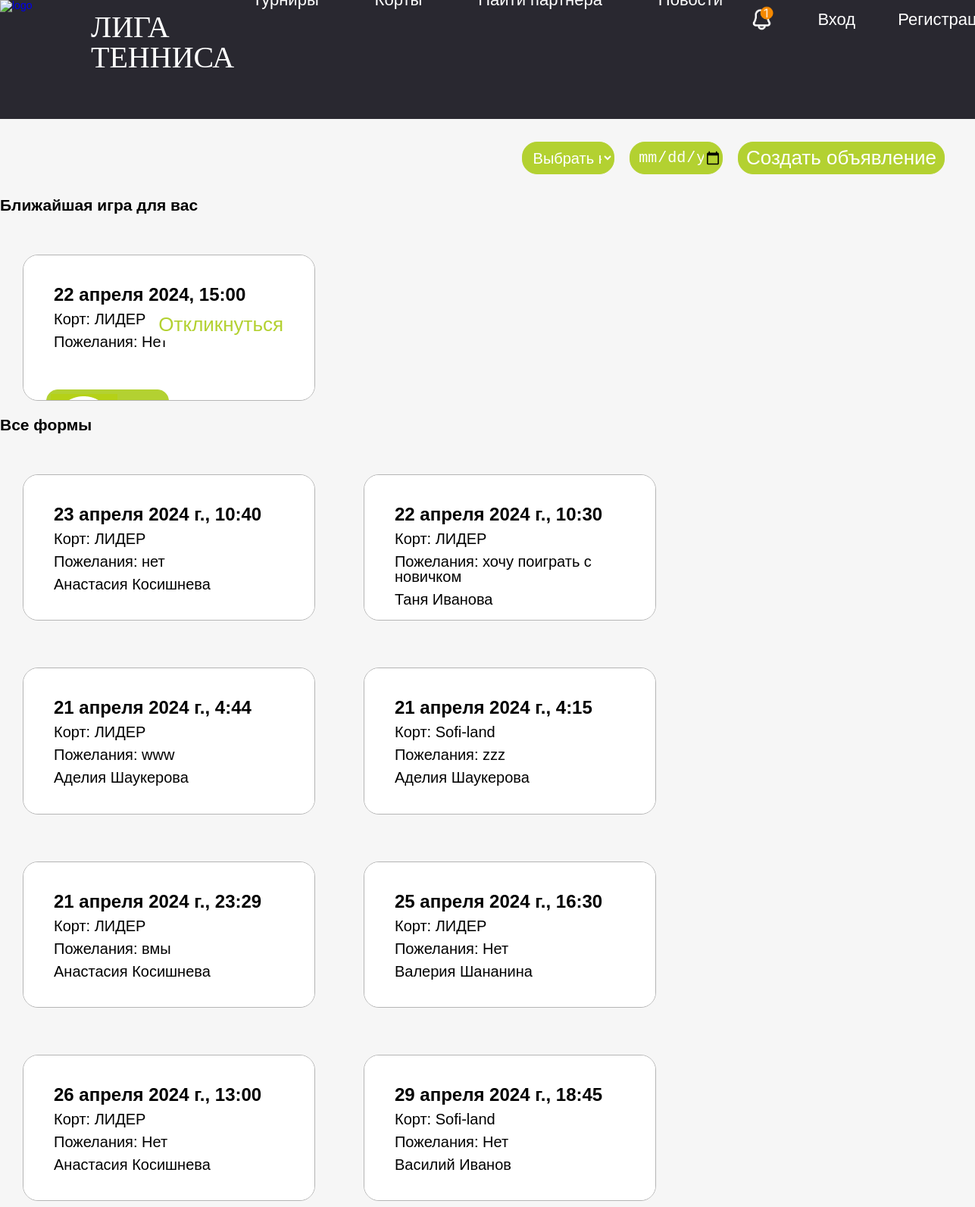
/find_partner/, run on the app's committed database.
### blog/models.py (models this page shows, shortened)
class Post(models.Model):
    COURT_CHOICES = (
        ('ЛИДЕР',
         'ЛИДЕР (Суходольский м-н, Восточный округ, Тюмень) '),
        ('Sofi-land',
         'Sofi-land (Лесобазовская 8а/1 Тура м-н, Ленинский округ, Тюмень) '),
    )
    court = models.CharField('Корт', max_length=20,
                             choices=COURT_CHOICES, default='Court A')
    training_date = models.DateField(
        'Дата', default=datetime.date.today)
    training_time = models.TimeField(
        'Время', default=datetime.time(0, 0))
    preferences = models.TextField('Пожелания', default='')
    published_at = models.DateTimeField('Опубликовано', default=timezone.now)
    author = models.ForeignKey(User, on_delete=models.CASCADE)
    responders = models.ManyToManyField(User, related_name='responded_posts')
    class Meta:
        ordering = ['-published_at']

### blog/views.py (the view)
# urls.py: path('find_partner/', views.find_partner, name='find_partner'),
def find_partner(request):
    posts = Post.objects.all()
    context = {'posts': posts}
    return render(request, "blog/find_partner.html", context)

### blog/templates/blog/find_partner.html (shortened to what this page needs)
{% extends 'base.html' %}
{% block content %}
{% load static %}
<!DOCTYPE html>
<html>
<head>
  <link rel="stylesheet" type="text/css" href="https://cdnjs.cloudflare.com/ajax/libs/font-awesome/4.4.0/css/font-awesome.css">
  <link href="https://fonts.cdnfonts.com/css/bowler" rel="stylesheet">
	<link rel="stylesheet" href="{% static 'css/find_partner.css'%}" type="text/css">
  <link rel="stylesheet" href="{% static 'css/navigation.css'%}" type="text/css">
</head>
<body>
  <div>
  <div class = "choose">
    <select id="court-filter">
        <option selected disabled>Выбрать корт</option>
    </select>
    <input type="date" id="date-filter">
    <a href="{% url 'add_post' %}"><button id = "create">Создать объявление</button></a>
  </div>
    <div class="card-container">
      <div>
        <div class="nearest-game">
          <h2>Ближайшая игра для вас</h2>
          <div class="otherforms hidden">
            <p class="time">22 апреля 2024, 15:00</p>
            <p>Корт: ЛИДЕР</p>
            <p>Пожелания: Нет</p>
            <button class="submit">Откликнуться</button>
            <div class = "user">
            <button><img src ="{% static 'img/user.findpartner.png' %}"><p><a href= "user_profile">Василий<br/> Петров</a></p></button>
            </div>
          </div>
      </div>
      <br>
      <h2>Все формы</h2>
        {% for post in posts %}
        <div class="otherforms {% if post.court == 'ЛИДЕР' %} court-ЛИДЕР {% elif post.court == 'Sofi-land' %} court-Sofi-land {% endif %} hidden">
            <p class = "time">{{ post.training_date }}, {{ post.training_time }}</p>
            <p>Корт: {{ post.court }}</p>
            <p>Пожелания: {{ post.preferences }}</p>
            <div class = "user">
              {% if request.user.is_authenticated %}
                {% if request.user == post.author %}
                  <button><img src ="{% static 'img/user.findpartner.png' %}"><p><a href="{% url 'myposts' %}">{{ post.author.first_name }}<br/> {{ post.author.last_name }}</a></p></button>
                {% else %}
                  <button><img src ="{% static 'img/user.findpartner.png' %}"><p><a href="{% url 'user_profile' post.author.id %}">{{ post.author.first_name }}<br/> {{ post.author.last_name }}</a></p></button>
                {% endif %}
              {% else %}
                <p>{{ post.author.first_name }} {{ post.author.last_name }}</p>
              {% endif %}
            </div>
          </div>
        {% endfor %}
      </div>
    </div>
  </div>
</body>
{% endblock content %}

### templates/base.html (shortened to what this page needs)
{%load static %}
<!DOCTYPE html>
<html>
<head>
  	<link rel="stylesheet" type="text/css" href="https://cdnjs.cloudflare.com/ajax/libs/font-awesome/4.4.0/css/font-awesome.css">
	<link rel="stylesheet" href="{% static 'css/navigation.css'%}" type="text/css">
	<link rel="stylesheet" href="{% static 'css/style.css' %}" />
</head>
<body>
	<header class = "header">
		<nav class="navbar navbar-default navbar-fixed-top">
			<div class="container">
				<div class = "logo">
				<a href="/""" class="navbar-brand" href="Liga Tennisa">
					<p><img src="https://img.icons8.com/emoji/12x/tennis-emoji.png" alt="logo" width="120" class="logo-img" align="left">
					<div class = "ligatennisa"><a href="/""" class="ligatennisa"><p>ЛИГА<br/>ТЕННИСА</p></a></div>
				</a></div>
				<ul id = "menu" >
					<li class="nav-item">
						<a href="/tournaments" class="nav-link">Турниры</a>
					</li>
					<li class="nav-item">
						<a href="/courts" class="nav-link">Корты</a>
					</li>
					<li class="nav-item">
						<a href="/find_partner" class="nav-link">Найти партнера</a>
					</li>
					<li class="nav-item">
						<a href="/news" class="nav-link">Новости</a>
					</li>
				</ul>
				<div class="topnav-right">
					<a href="/myuved" class="uved"><img src = "{% static 'img/uvedomlenie.png' %}" align = "middle" width = "50" style = "float:left"></a>
					{%if request.user.is_authenticated %}
					<a href="/myposts" class="btnlogin"> {{ request.user.first_name | title }}</span>
					<a href="{% url 'logout' %}" class="btnregistr">Выйти</a>
					{%else%}
					<a href="/login" class="btnlogin">
						Вход
					</a>
						<a href="/register" class="btnregistr">
						Регистрация
					</a>
					{%endif%}
				</div>
			</div>
		</nav>
	</header>
  	<main>
	    {%block content%}
	    {%endblock content%}
  	</main>
  </body>
</html>

### static/css/navigation.css (style rules this page uses)
*, *:after, *:before { box-sizing: border-box; padding: 0; margin: 0; transition: .5s ease-in-out; }
ul { list-style: none; }
a { text-decoration: none; outline: none; }
body { font-family: 'OFL', sans-serif; font-size: 14px; line-height: 1; max-width: 100%; overflow-x: hidden; }
.header { background-color: #292830; }
header:after, .container:after, footer:after { content: ""; display: table; clear: both; }
.container { margin: 0 auto; max-width: 100%; max-width: 1750px; padding: 0; }
header { width: 100%; background: white; position: relative; }
.logo { display:flex; }
.ligatennisa { font-family: 'BOWLER'; font-weight: 400; font-size: 40px; transform: translateY(20%); color:white; text-decoration: none; }
img { overflow-x: hidden; }
#menu { text-align: center; transform: translateY(-250%); }
#menu li { display: inline-block; margin-right: 70px; }
#menu a { font-family: 'OFL', sans-serif; font-size: 22px; font-weight: 400; color: white; display: block; line-height: 40px; }
#menu li:last-child { margin-right: 0; }
.uved img { transform: translateY(-25%); }
.topnav-right { float: right; position: relative; transform: translate(20%, -280%); }
.topnav-right a { margin-right : 50px; }
.btnregistr, .btnlogin { color:white; text-decoration: none; font-size: 22px; }

### static/css/find_partner.css (style rules this page uses)
*, *:after, *:before { box-sizing: border-box; padding: 0; margin: 0; transition: .5s ease-in-out; }
body { max-width: 100%; box-sizing: border-box; background-color: #F6F6F6; overflow-x: hidden; }
.card-container { margin: 0 auto; max-width: 100%; max-width: 1400px; padding: 0; }
.otherforms { top: 25px; display: inline-block; margin: 30px; overflow-x: hidden ; border-radius: 33px; padding: 2rem; opacity: 0; position: relative; z-index: 2; min-width: 30vw !important; min-height: 15vw !important; max-height: 15vw; max-width: 25vw; background: #FFFFFF; border: 1px solid #B5B5B5; border-radius: 20px; padding: 30px; font-size: 20px; animation-name: fadeForm; animation-duration: .7s; animation-timing-function: ease-in-out; animation-delay: 0s; animation-iteration-count: 1; animation-fill-mode: forwards; }
.otherforms p { margin: 10px; }
.time { font-size: 24px; font-weight: 600; }
.choose { display: flex; flex-direction: row; justify-content: flex-end; padding: 20px; margin-left: 10px; margin-right: 10px; }
select { margin: 10px; font-size: 20px; width: 10%; border-radius: 20px; padding-left: 10px; background-color: #B3D131; color: #FFFFFF; border: 0.5px solid #B3D131; }
#create { background-color: #B3D131; color: #FFFFFF; font-size: 26px; border-radius: 20px; border: 0.5px solid #B3D131; padding-top: 5px; padding-bottom: 5px; padding-left: 10px; padding-right: 10px; float: right; margin: 10px; }
#date-filter { margin: 10px; font-size: 20px; width: 10%; border-radius: 20px; padding-left: 10px; background-color: #B3D131; color: #FFFFFF; border: 0.5px solid #B3D131; }
.submit { background-color: #FFFFFF; color:#B3D131; font-size: 26px; border-radius: 20px; border: 0.5px solid #FFFFFF; padding-top: 5px; padding-bottom: 5px; padding-left: 10px; padding-right: 10px; float: right; transform: translateY(-150%); }
.user button { background-color: #B3D131; border-radius: 15px; border: 1px solid #B3D131; min-width: 50%; }
.user img { float: left; margin: 5px; }

### data on the page
Post: training_date "23 апреля 2024 г.", training_time "10:40", court "ЛИДЕР", preferences "нет", author.first_name "Анастасия", author.last_name "Косишнева"
Post: training_date "22 апреля 2024 г.", training_time "10:30", court "ЛИДЕР", preferences "хочу поиграть с новичком", author.first_name "Таня", author.last_name "Иванова"
Post: training_date "21 апреля 2024 г.", training_time "4:44", court "ЛИДЕР", preferences "www", author.first_name "Аделия", author.last_name "Шаукерова"
Post: training_date "21 апреля 2024 г.", training_time "4:15", court "Sofi-land", preferences "zzz", author.first_name "Аделия", author.last_name "Шаукерова"
Post: training_date "21 апреля 2024 г.", training_time "23:29", court "ЛИДЕР", preferences "вмы", author.first_name "Анастасия", author.last_name "Косишнева"
Post: training_date "25 апреля 2024 г.", training_time "16:30", court "ЛИДЕР", preferences "Нет", author.first_name "Валерия", author.last_name "Шананина"
Post: training_date "26 апреля 2024 г.", training_time "13:00", court "ЛИДЕР", preferences "Нет", author.first_name "Анастасия", author.last_name "Косишнева"
Post: training_date "29 апреля 2024 г.", training_time "18:45", court "Sofi-land", preferences "Нет", author.first_name "Василий", author.last_name "Иванов"
